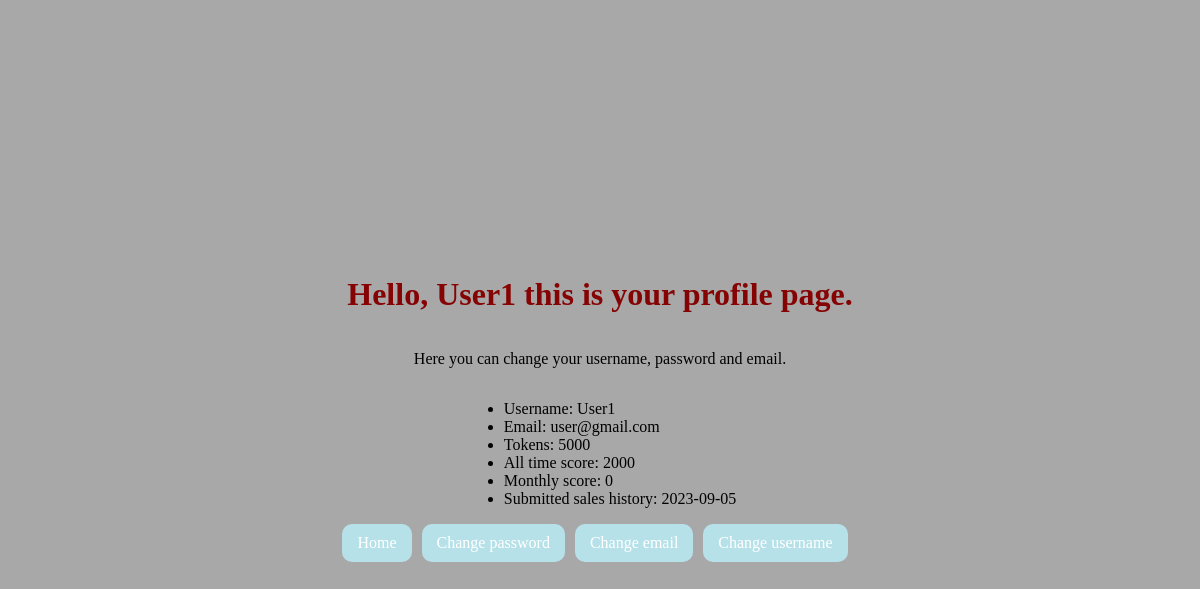
Before: /profile.php (signed in) with the older database file.
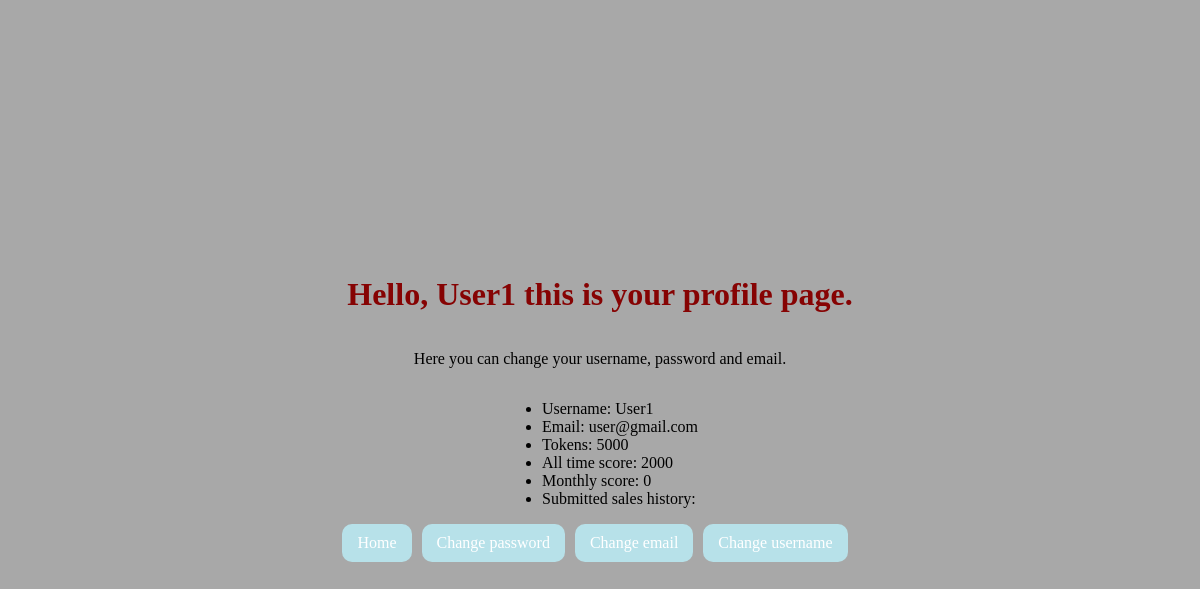
After: the same page with the newer database file.
### tables this page shows
CREATE TABLE `users` (
  `id` int(11) NOT NULL,
  `user_name` varchar(100) NOT NULL,
  `password` varchar(100) NOT NULL,
  `email` varchar(100) NOT NULL,
  `tokens` int(11) NOT NULL,
  `monthly_tokens` int(11) NOT NULL,
  `score` int(11) NOT NULL,
  `monthly_score` int(11) NOT NULL
);

CREATE TABLE `sales` (
  `id` int(11) NOT NULL,
  `price` double NOT NULL,
  `date` date NOT NULL,
  `active` tinyint(1) NOT NULL,
  `shop_id` int(11) NOT NULL,
  `user_id` int(11) NOT NULL,
  `product_id` int(11) NOT NULL
);

### profile.php (the view, shortened to what this page needs)
<?php
include "db_conn.php";
if(isset($_SESSION['id']) && isset($_SESSION['user_name']))
{
    $id = $_SESSION['id'];
    $uname = $_SESSION['user_name'];
    $email = $_SESSION['email'];
    $sqlemail = "SELECT * FROM users WHERE user_name='$uname' AND email='$email'";
    $result = mysqli_query($conn,$sqlemail);
    $row = mysqli_fetch_assoc($result);
    $sqlsales = "SELECT * FROM sales WHERE user_id='$id'";
    $sales_result = mysqli_query($conn,$sqlsales);
    $sales_row = mysqli_fetch_assoc($sales_result);
    ?>
    <!DOCTYPE html>
    <html>
    <head>
        <link rel="stylesheet" type="text/css" href="style.css">
    </head>
    <body>
        <h1>Hello, <?php echo $_SESSION['user_name']; ?> this is your profile page. </h1>
        <p>Here you can change your username, password and email.</p>
        <ul>
            <li>Username: <?php echo $_SESSION['user_name']; ?> </li>
            <li>Email: <?php echo $_SESSION['email']; ?></li>
            <li>Tokens: <?php echo $row['tokens']; ?></li>
            <li>All time score: <?php echo $row['score']; ?></li>
            <li>Monthly score: <?php echo $row['monthly_score']; ?></li>
            <li>Submitted sales history: <?php echo $sales_row['date']?></li>
        </ul>
        <nav>
            <a href="change-username.php">Change username</a>
            <a href="change-email.php">Change email</a>
            <a href="change-password.php">Change password</a>
            <a href="home.php">Home</a>
        </nav>
    </body>
    </html>
    <?php
}
else
{
    header("Location: index.php");
    exit();
}

### style.css (style rules this page uses)
body { background: #a8a8a8; display: flex; justify-content: center; align-items: center; height: 100vh; flex-direction: column; }
* { font-family: cursive; box-sizing: padding-box; }
h1 { text-align: center; color: rgb(134, 3, 3); }
a { float: right; background: rgb(183, 225, 233); padding: 10px 15px; color: #fff; border-radius: 10px; margin-right: 10px; border: none; text-decoration: none; }

Changed rows visible on the page:
removed sales: date "2023-09-05"
